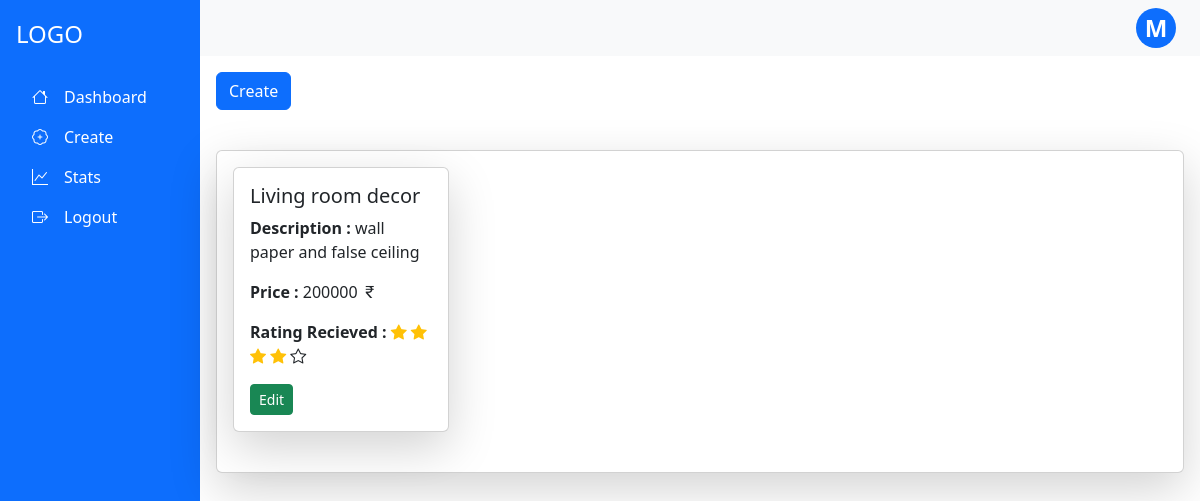
Screenshot of /serviceprovider/create (signed in) with the database file from the repository.
### app.py (models this page shows, shortened)
class ServiceProvider(db.Model,UserMixin):
    __tablename__='serviceprovider'
    sp_id=db.Column(db.Integer, primary_key=True, autoincrement= True)
    sp_name=db.Column(db.String,unique=True)
    sp_address=db.Column(db.String)
    sp_email=db.Column(db.String,unique=True)
    sp_password=db.Column(db.String)
    sp_exp=db.Column(db.Integer)
    sp_phone=db.Column(db.String)
    sp_city=db.Column(db.String)
    sp_rating=db.Column(db.Integer)
    sp_status=db.Column(db.String)
    sp_rfile=db.Column(db.String)
    sp_warn=db.Column(db.Integer)
    sp_warn_msg=db.Column(db.String)
    sp_servicename=db.Column(db.String,db.ForeignKey("services.s_name"))
    mypackages=db.relationship("Package", backref="servprovider")
    receive_request=db.relationship("Request",backref="servprovider")

class Package(db.Model):
    __tablename__="package"
    p_id=db.Column(db.Integer, primary_key=True, autoincrement= True)
    p_name=db.Column(db.String,unique=True)
    p_price=db.Column(db.Integer)
    p_description=db.Column(db.String)
    p_rating=db.Column(db.Integer)
    s_id=db.Column(db.Integer, db.ForeignKey("services.s_id"),nullable=False)
    sp_id=db.Column(db.Integer, db.ForeignKey("serviceprovider.sp_id"),nullable=False)
    req=db.relationship("Request",backref="pack")

### app.py (the view, shortened to what this page needs)
@app.route("/serviceprovider/create",methods=["GET","POST"])
def create_pack():
    if request.method=="GET":
        P=db.session.query(Package).filter_by(sp_id=current_user.sp_id).all()
        return render_template("/ServiceProvider/create_package.html",mypackage=P,cu=current_user)

### app.py (called while the page is built)
@login_manager.user_loader
def load_user(user_id):
    utype,id=user_id.split("-")
    if utype=="c":
        return db.session.query(Customer).filter_by(c_id=id).first()
    elif utype=='sp':
        return db.session.query(ServiceProvider).filter_by(sp_id=id).first()
    else:
        return db.session.query(Admin).filter_by(admin_id=id).first()

### templates/ServiceProvider/create_package.html (shortened to what this page needs)
{% extends "/ServiceProvider/serviceprovider_base.html" %}
{% block content %}
<p class="d-inline-flex gap-1">
    <button class="btn btn-primary" type="button" data-bs-toggle="collapse" data-bs-target="#collapseExample" aria-expanded="false" aria-controls="collapseExample">
      Create
    </button>
</p>
<div class="card mb-3 shadow-lg mt-4">
    <div class="card-body">
      <div class="row row-cols-1 row-cols-2 row-cols-3 row-cols-4 g-4">
      {% for p in mypackage %}
      <div class="col mb-4">
        <div class="card shadow-lg" style="width: 100%;">
            <div class="card-body">
                <h5 class="card-text">{{p.p_name}}</h5>
                <p class="card-text"><b>Description : </b>{{p.p_description}}</p>
                <p class="card-text"><b>Price : </b>{{p.p_price}} <i class="bi bi-currency-rupee"></i></p>
                <p>
                  <Strong>Rating Recieved : </Strong>
                  {% for i in range(p.p_rating) %}
                    <i class="bi bi-star-fill text-warning"></i>
                  {% endfor %}
                  {% for i in range(5-p.p_rating) %}
                    <i class="bi bi-star"></i>
                  {% endfor %}
                </p>
                <button class = "btn btn-sm btn-success " data-bs-toggle="modal" data-bs-target="#edit-{{p.p_id}}">Edit</button>
            </div>
        </div>
      </div>
        {% endfor %}
      </div>
    </div>
  </div>
{% endblock %}

### templates/ServiceProvider/serviceprovider_base.html (shortened to what this page needs)
<!DOCTYPE html>
<html lang="en">
<head>
  <link href="https://cdn.jsdelivr.net/npm/bootstrap@5.3.0-alpha3/dist/css/bootstrap.min.css" rel="stylesheet">
  <link rel="stylesheet" href="https://cdn.jsdelivr.net/npm/bootstrap-icons/font/bootstrap-icons.css">
</head>
<body>
    <div class="container-fluid">
      <div class="row min-vh-100 d-flex flex-column flex-md-row">
        <nav class="col-md-3 col-lg-2 d-flex flex-column bg-primary text-white p-3 vh-100 position-fixed">
            <div class="text-start py-1 mb-3">
              <h4 class="text-white">LOGO</h4>
            </div>
            <ul class="nav flex-column">
              <li class="nav-item">
                <a class="nav-link text-white" href="/serviceprovider/dashboard"><i class="bi bi-house"></i><span class="px-3">Dashboard</span></a>
              </li>
              <li class="nav-item">
                <a class="nav-link text-white" href="/serviceprovider/create"><i class="bi bi-patch-plus"></i><span class="px-3">Create</span></a>
              </li>
              <li class="nav-item">
                <a class="nav-link text-white" href="/serviceprovider/stats"><i class="bi bi-graph-up"></i><span class="px-3">Stats</span></a>
              </li>
              <li class="nav-item">
                <a class="nav-link text-white" href="/logout"><i class="bi bi-box-arrow-right"></i><span class="px-3">Logout</span></a>
              </li>
            </ul>
        </nav>
        <div class="col-md-9 ms-sm-auto col-lg-10 px-md-0">
          <nav class="navbar navbar-expand-lg navbar-light bg-light w-100">
            <div class="dropdown ms-auto me-4">
              <a href="#" class="d-flex align-items-center text-decoration-none bg-primary text-white rounded-circle justify-content-center " style="width: 40px; height: 40px; font-size: 1.5rem; font-weight: bold;"
                 id="dropdownUser" data-bs-toggle="dropdown" aria-expanded="false">
                 {{cu.sp_name[:1]}}
              </a>
            </div>
          </nav>
          <main class="p-3">
            {% block content %}
            {% endblock %}
          </main>
        </div>
      </div>
    </div>
</body>
</html>

### rows the page displays
ServiceProvider: sp_name "M"
Package: p_name "Living room decor", p_description "wall paper and false ceiling", p_price "200000", p_rating 4 (drawn)
